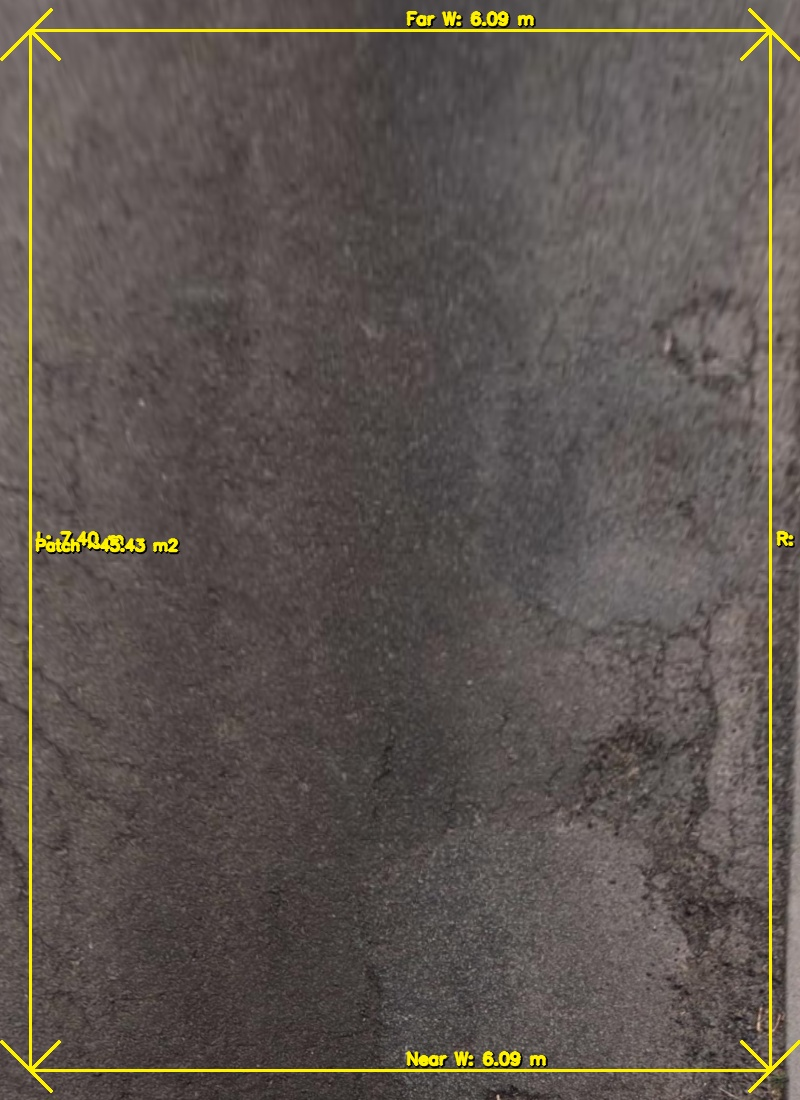
#> input picture Homography/Processed_Images/test1/road_ortho.jpg, 800 x 1100 px, found by its file name
$ python main.py Processed_Images/test1/road_ortho.jpg
#> lines starting #> are read from the running program, lines starting #| are printed output that depends on the picture
import cv2
import numpy as np
from PIL import Image, ExifTags
import argparse
import sys
import os

'''
─── Basic usage (auto-detects VP, outputs road_ortho.jpg + road_debug.jpg) ───
python extract_gpmf.py input.jpg

─── Specify output filenames ─────────────────────────────────────────────────
python extract_gpmf.py input.jpg --output my_ortho.jpg --debug my_debug.jpg

─── Set ortho output resolution (default 800×1100) ──────────────────────────
python extract_gpmf.py input.jpg --out-w 1000 --out-h 1400

─── Set camera height above ground in metres (default 1.2) ──────────────────
python extract_gpmf.py input.jpg --camera-height 1.5

─── Skip lens undistortion (if not a GoPro or already undistorted) ───────────
python extract_gpmf.py input.jpg --no-undistort

─── Save edge detection debug image + print edge pixel count ────────────────
python extract_gpmf.py input.jpg --debug-edges

─── Manually click the vanishing point in an interactive window ──────────────
python extract_gpmf.py input.jpg --manual-vp

─── Directly supply vanishing point coordinates (skip RANSAC entirely) ───────
python extract_gpmf.py input.jpg --vp 640 280

─── Tune the road ROI (fraction from top to ignore, default 0.35) ────────────
python extract_gpmf.py input.jpg --roi-top 0.40

─── Tune trapezoid spread (near = bottom width, far = top width) ─────────────
python extract_gpmf.py input.jpg --near-spread 0.45 --far-spread 0.18

─── Tune edge detection parameters ──────────────────────────────────────────
python extract_gpmf.py input.jpg --gaussian-k 9 --morph-k 5 --canny-lo 30 --canny-hi 90

─── If VP detection is unreliable, you supply it manually from a previous debug ──
python extract_gpmf.py input.jpg --vp 512 310 --no-undistort --out-w 800 --out-h 1100
'''

# ─────────────────────────────────────────────
# CONSTANTS
# ─────────────────────────────────────────────

SENSOR_W = 6.17   # GoPro HERO13 sensor width  (mm)
SENSOR_H = 4.55   # GoPro HERO13 sensor height (mm)

DIST = np.array([-0.3510, 0.1350, 0.0, 0.0, -0.0300], dtype=np.float64)

MAX_PIXELS      = 2_000_000   # auto-downscale threshold
MIN_LEN_FRAC    = 0.07        # Hough min line length as fraction of image width
CAMERA_HEIGHT_M = 1.2         # assumed camera height above ground (metres)

TEST_FOLDER = "Test_Images"

# ─────────────────────────────────────────────
# ANNOTATION CONSTANTS
# ─────────────────────────────────────────────

FONT      = cv2.FONT_HERSHEY_SIMPLEX
LABEL_CLR = (0, 242, 255)   # yellow-cyan

# ─────────────────────────────────────────────
# EXIF
# ─────────────────────────────────────────────

# [4 lines left out: function _dms_to_decimal, not called in this run]


def extract_exif(path):
    raw = Image.open(path)._getexif() or {}
    exif = {ExifTags.TAGS.get(tag, tag): val for tag, val in raw.items()}
    gps = exif.get("GPSInfo")
    if gps:
        try:
            exif["GPSDecimal"] = {
                "latitude":  _dms_to_decimal(gps[2], gps[1]),
                "longitude": _dms_to_decimal(gps[4], gps[3]),
            }
        except Exception:
            exif["GPSDecimal"] = None
    return exif


def build_K(exif, img_w, img_h):
    fl = exif.get("FocalLength", 2.71)
    if hasattr(fl, "numerator"):
        fl = fl.numerator / fl.denominator
    W = exif.get("ExifImageWidth",  img_w)
    H = exif.get("ExifImageHeight", img_h)
    fx = fl * (W / SENSOR_W)
    fy = fl * (H / SENSOR_H)
    return np.array([[fx, 0, img_w / 2.0],
                     [0, fy, img_h / 2.0],
                     [0,  0,          1.0]], dtype=np.float64)


# ─────────────────────────────────────────────
# DOWNSCALE
# ─────────────────────────────────────────────

def maybe_downscale(img, K, max_px=MAX_PIXELS):
    h, w = img.shape[:2]
    npx = h * w
    if npx <= max_px:
        return img, K
    scale = np.sqrt(max_px / npx)
    nw, nh = int(w * scale), int(h * scale)
    img_small = cv2.resize(img, (nw, nh), interpolation=cv2.INTER_AREA)
    K_small = K.copy()
    K_small[0] *= scale
    K_small[1] *= scale
    print(f"[Downscale] {w}×{h} → {nw}×{nh}  (scale={scale:.3f})")
    return img_small, K_small


# ─────────────────────────────────────────────
# UNDISTORT
# ─────────────────────────────────────────────

def undistort(img, K):
    h, w = img.shape[:2]
    new_K, roi = cv2.getOptimalNewCameraMatrix(K, DIST, (w, h), 0.0, (w, h))
    out = cv2.undistort(img, K, DIST, None, new_K)
    x, y, rw, rh = roi
    if rw > 0 and rh > 0:
        out = out[y:y + rh, x:x + rw]
        new_K[0, 2] -= x
        new_K[1, 2] -= y
    return out, new_K


# ─────────────────────────────────────────────
# EDGE DETECTION  (dual-channel)
# ─────────────────────────────────────────────

def prepare_edges(img, roi_top_frac=0.35, gaussian_k=7, morph_k=3,
                  canny_lo=40, canny_hi=110, debug_edges=False):
    h, w = img.shape[:2]
    roi_y = int(h * roi_top_frac)
    roi   = img[roi_y:]

    gk = gaussian_k | 1  # ensure odd kernel size

    gray     = cv2.cvtColor(roi, cv2.COLOR_BGR2GRAY)
    sat      = cv2.cvtColor(roi, cv2.COLOR_BGR2HSV)[:, :, 1]

    edges_lum = cv2.Canny(cv2.GaussianBlur(gray, (gk, gk), 0), canny_lo,     canny_hi)
    edges_sat = cv2.Canny(cv2.GaussianBlur(sat,  (gk, gk), 0), canny_lo // 2, canny_hi // 2)

    edges  = cv2.bitwise_or(edges_lum, edges_sat)
    kernel = cv2.getStructuringElement(cv2.MORPH_RECT, (morph_k, morph_k))
    edges  = cv2.morphologyEx(edges, cv2.MORPH_CLOSE, kernel)

    if debug_edges:
        cv2.imwrite("debug_edges.jpg", edges)
        print(f"[Edges]  non-zero pixels: {np.count_nonzero(edges)}")

    return edges, roi_y


# ─────────────────────────────────────────────
# HOUGH LINES
# ─────────────────────────────────────────────

def detect_lines(edges, roi_y, img_shape, angle_lo=30, angle_hi=85):
    h, w = img_shape[:2]
    min_len = max(60, int(w * MIN_LEN_FRAC))
    raw = cv2.HoughLinesP(edges, 1, np.pi / 180, threshold=50,
                          minLineLength=min_len, maxLineGap=80)
    if raw is None:
        return np.empty((0, 4), dtype=int)

    def _filter(lines_raw, a_lo, a_hi):
        out = []
        half_w = w / 2.0
        for x1, y1, x2, y2 in lines_raw.reshape(-1, 4):
            y1g, y2g = y1 + roi_y, y2 + roi_y
            dx, dy   = float(x2 - x1), float(y2g - y1g)
            angle    = 90.0 if abs(dx) < 1e-3 else abs(np.degrees(np.arctan2(abs(dy), abs(dx))))
            if not (a_lo <= angle <= a_hi):
                continue
            if abs(dx) > 1e-3:
                intercept_y = y1g + (dy / dx) * (half_w - x1)
                if not (h * 0.15 <= intercept_y <= h * 0.45):
                    continue
            out.append([x1, y1g, x2, y2g])
        return out

    out = _filter(raw, angle_lo, angle_hi)
    if len(out) < 8:
        print(f"[Lines]  sparse ({len(out)}), retrying with wider angle floor")
        out = _filter(raw, 15, angle_hi)
    return np.array(out, dtype=int) if out else np.empty((0, 4), dtype=int)


# ─────────────────────────────────────────────
# VANISHING POINT
# ─────────────────────────────────────────────

def _line_to_h(x1, y1, x2, y2):
    return np.cross([float(x1), float(y1), 1.0], [float(x2), float(y2), 1.0])


# [5 lines left out: function _intersect, not called in this run]


def ransac_vp(lines, h, w, n_iter=3000, inlier_thresh=15.0, min_inliers=4):
    if len(lines) < 2:
        print("[VP] fallback — insufficient lines")
        return np.array([w / 2.0, h * 0.35]), np.zeros(len(lines), dtype=bool)

    hl      = [_line_to_h(*l) for l in lines]
    lengths = np.array([np.hypot(float(x2 - x1), float(y2 - y1)) for x1, y1, x2, y2 in lines])
    lengths /= lengths.max()
    sides   = np.array([(lines[k][0] + lines[k][2]) / 2.0 >= w / 2.0
                        for k in range(len(lines))], dtype=int)  # 0=left, 1=right

    best, best_n, best_inliers = None, 0.0, []
    half_w = w / 2.0

    for _ in range(n_iter):
        i, j = np.random.choice(len(hl), 2, replace=False)
        vp = _intersect(hl[i], hl[j])
        if vp is None or vp[1] > h * 0.50 or abs(vp[0] - half_w) > half_w * 2:
            continue

        inlier_idx = []
        for k, l in enumerate(hl):
            if abs(l[0]*vp[0] + l[1]*vp[1] + l[2]) / (np.hypot(l[0], l[1]) + 1e-9) >= inlier_thresh:
                continue
            x1, y1, x2, y2 = lines[k]
            mx, my   = (x1 + x2) / 2.0, (y1 + y2) / 2.0
            tx, ty   = vp[0] - mx, vp[1] - my
            dx, dy   = float(x2 - x1), float(y2 - y1)
            cos_a    = abs(tx*dx + ty*dy) / ((np.hypot(tx, ty) + 1e-9) * (np.hypot(dx, dy) + 1e-9))
            if cos_a < 0.7:
                continue
            inlier_idx.append(k)

        if len(inlier_idx) < min_inliers:
            continue
        inlier_sides = sides[inlier_idx]
        if not (np.any(inlier_sides == 0) and np.any(inlier_sides == 1)):
            continue

        weighted_n = sum(lengths[k] for k in inlier_idx)
        weighted_n *= 1.0 + max(0.0, (h * 0.50 - vp[1]) / (h * 0.50)) * 0.3
        if weighted_n > best_n:
            best_n, best, best_inliers = weighted_n, vp.copy(), inlier_idx

    if best is None:
        print("[VP] fallback — no bilateral VP found")
        return np.array([w / 2.0, h * 0.35]), np.zeros(len(lines), dtype=bool)

    mask = np.zeros(len(lines), dtype=bool)
    mask[best_inliers] = True
    print(f"[VP] ({best[0]:.0f}, {best[1]:.0f})  inliers {mask.sum()}/{len(lines)} ({100*mask.mean():.0f}%)")
    return best, mask


# [24 lines left out: function pick_vp_manually, not called in this run]


# ─────────────────────────────────────────────
# ROAD TRAPEZOID  (symmetric left/right)
# ─────────────────────────────────────────────

def road_trapezoid(vp, h, w, near_spread=0.38, far_spread=0.16):
    """
    Projects a real-world rectangle onto the image plane via the VP.
    Near corners are placed at the bottom of the image; far corners are
    found by casting rays from the VP through the near corners up to far_y.
    The homography will unwarp this back into a rectangle.
    Order: TL, TR, BR, BL  (far-left, far-right, near-right, near-left)
    """
    vx, vy  = float(vp[0]), float(vp[1])
    near_y  = h * 0.92
    far_y   = max(h * 0.45, vy + h * 0.05)
    cx      = w / 2.0
    near_hw = w * near_spread

    near_l = np.array([cx - near_hw, near_y])
    near_r = np.array([cx + near_hw, near_y])

    def _ray_at_y(corner, target_y):
        t = (target_y - vy) / (corner[1] - vy + 1e-9)
        return np.array([vx + t * (corner[0] - vx), target_y])

    far_l = _ray_at_y(near_l, far_y)
    far_r = _ray_at_y(near_r, far_y)

    print(
        f"[Trap]  VP=({vx:.0f},{vy:.0f})\n"
        f"        near y={near_y:.0f}  [{near_l[0]:.0f} – {near_r[0]:.0f}]\n"
        f"        far  y={far_y:.0f}   [{far_l[0]:.0f} – {far_r[0]:.0f}]"
    )
    return np.array([far_l, far_r, near_r, near_l], dtype=np.float32)


# ─────────────────────────────────────────────
# WARP
# ─────────────────────────────────────────────

def warp_road(img, src, out_w=800, out_h=1100):
    dst = np.array([[0, 0], [out_w, 0], [out_w, out_h], [0, out_h]], dtype=np.float32)
    H   = cv2.getPerspectiveTransform(src, dst)
    return cv2.warpPerspective(img, H, (out_w, out_h)), H


# ─────────────────────────────────────────────
# METRIC PROJECTION
# ─────────────────────────────────────────────

def pixels_to_meters(K, vp, camera_height, pixel_points):
    """
    Project 2-D image pixel coordinates onto the flat ground plane using
    a pinhole model tilted toward the vanishing point.
    Returns Nx2 array of (X, Y) metric coordinates.
    """
    fx, fy = K[0, 0], K[1, 1]
    cx, cy = K[0, 2], K[1, 2]
    theta  = np.arctan2(vp[1] - cy, fy)

    pts    = np.asarray(pixel_points, dtype=np.float64)
    denom  = (pts[:, 1] - cy) * np.cos(theta) + fy * np.sin(theta)
    valid  = np.abs(denom) > 1e-5
    Y      = np.where(valid, (camera_height * fy) / denom, 0.0)
    X      = np.where(valid, (pts[:, 0] - cx) * Y / fx,   0.0)
    return np.stack([X, Y], axis=1)


# ─────────────────────────────────────────────
# ANNOTATION HELPERS
# ─────────────────────────────────────────────

def put_label(img, text, pos, scale=0.55, color=LABEL_CLR, thickness=2):
    """Draw text with a dark drop-shadow for readability."""
    x, y = int(pos[0]), int(pos[1])
    cv2.putText(img, text, (x + 1, y + 1), FONT, scale, (0, 0, 0), thickness + 1, cv2.LINE_AA)
    cv2.putText(img, text, (x,     y),     FONT, scale, color,      thickness,     cv2.LINE_AA)


def draw_dimension_line(img, p1, p2, text, color=LABEL_CLR, thickness=2):
    """Bi-directional arrow between two points with a centred label."""
    cv2.arrowedLine(img, tuple(p1), tuple(p2), color, thickness, tipLength=0.04)
    cv2.arrowedLine(img, tuple(p2), tuple(p1), color, thickness, tipLength=0.04)
    mid = ((p1[0] + p2[0]) // 2, (p1[1] + p2[1]) // 2)
    put_label(img, text, (mid[0] + 6, mid[1] - 6))


def annotate_ortho(warped, metrics, out_w, out_h):
    """Draw dimension labels on the ortho image."""
    pad = 30

    draw_dimension_line(warped, (pad, out_h - pad), (out_w - pad, out_h - pad),
                        f"Near W: {metrics['near_w']:.2f} m")
    draw_dimension_line(warped, (pad, pad), (out_w - pad, pad),
                        f"Far W: {metrics['far_w']:.2f} m")
    draw_dimension_line(warped, (pad, pad), (pad, out_h - pad),
                        f"L: {metrics['left_h']:.2f} m")
    draw_dimension_line(warped, (out_w - pad, pad), (out_w - pad, out_h - pad),
                        f"R: {metrics['right_h']:.2f} m")

    patch_area = (metrics['near_w'] + metrics['far_w']) / 2 * (metrics['left_h'] + metrics['right_h']) / 2
    put_label(warped, f"Patch ~{patch_area:.2f} m2", (pad + 5, out_h // 2), scale=0.5)

    return warped


def annotate_debug(vis, lines, vp, src, inlier_mask, metrics, camera_height):
    """
    Draw vanishing point, trapezoid, inlier lines, and metric labels
    on the original (undistorted) image.
    """
    h, w = vis.shape[:2]

    for i, (x1, y1, x2, y2) in enumerate(lines):
        colour = (0, 220, 0) if (inlier_mask is not None and inlier_mask[i]) else (0, 60, 0)
        cv2.line(vis, (x1, y1), (x2, y2), colour, 2)

    src_c = np.clip(src.copy(), [0, 0], [w - 1, h - 1])
    cv2.polylines(vis, [src_c.astype(int)], True, (0, 255, 255), 3)

    vpx = int(np.clip(vp[0], 0, w - 1))
    vpy = int(np.clip(vp[1], 0, h - 1))
    for pt in src_c.astype(int):
        cv2.line(vis, (vpx, vpy), tuple(pt), (120, 120, 255), 1)
    cv2.circle(vis, (vpx, vpy), 14, (0, 0, 255), -1)
    cv2.circle(vis, (vpx, vpy), 22, (0, 255, 255), 2)
    put_label(vis, "VP", (vpx + 18, vpy - 6), scale=0.7, color=(0, 80, 255))

    for pt, lbl in zip(src_c.astype(int), ["TL", "TR", "BR", "BL"]):
        put_label(vis, lbl, (pt[0] + 6, pt[1] + 6), scale=0.8, color=(255, 220, 0))

    # Metric dimension labels
    bl, br = src_c[3].astype(int), src_c[2].astype(int)
    tl, tr = src_c[0].astype(int), src_c[1].astype(int)

    put_label(vis, f"Near W: {metrics['near_w']:.2f} m",
              ((bl[0]+br[0])//2, (bl[1]+br[1])//2 + 22), scale=0.6)
    put_label(vis, f"Far W: {metrics['far_w']:.2f} m",
              ((tl[0]+tr[0])//2, (tl[1]+tr[1])//2 - 10), scale=0.6)
    put_label(vis, f"H: {metrics['left_h']:.2f} m",
              ((tl[0]+bl[0])//2 - 120, (tl[1]+bl[1])//2), scale=0.6)
    put_label(vis, f"Camera height: {camera_height:.1f} m (assumed)",
              (10, h - 12), scale=0.5, color=(180, 180, 180))

    return vis


# ─────────────────────────────────────────────
# MAIN
# ─────────────────────────────────────────────

def main():
    ap = argparse.ArgumentParser(description="Road surface orthorectification + metric measurement")
    ap.add_argument("image")
    ap.add_argument("--output",        default="road_ortho.jpg")
    ap.add_argument("--debug",         default="road_debug.jpg")
    ap.add_argument("--out-w",         type=int,   default=800)
    ap.add_argument("--out-h",         type=int,   default=1100)
    ap.add_argument("--roi-top",       type=float, default=0.35)
    ap.add_argument("--gaussian-k",    type=int,   default=7)
    ap.add_argument("--morph-k",       type=int,   default=3)
    ap.add_argument("--canny-lo",      type=int,   default=40)
    ap.add_argument("--canny-hi",      type=int,   default=110)
    ap.add_argument("--near-spread",   type=float, default=0.38)
    ap.add_argument("--far-spread",    type=float, default=0.16)
    ap.add_argument("--camera-height", type=float, default=CAMERA_HEIGHT_M,
                    help="Camera height above ground in metres")
    ap.add_argument("--no-undistort",  action="store_true")
    ap.add_argument("--debug-edges",   action="store_true")
    ap.add_argument("--manual-vp",     action="store_true")
    ap.add_argument("--vp",            type=float, nargs=2, metavar=("X", "Y"))
    args = ap.parse_args()

    # ── Resolve paths
    filename   = os.path.basename(args.image)
    args.image = os.path.join(TEST_FOLDER, filename)
    image_name = os.path.splitext(filename)[0]
    output_dir = os.path.join("Processed_Images", image_name)
    os.makedirs(output_dir, exist_ok=True)
    args.output = os.path.join(output_dir, "road_ortho.jpg")
    args.debug  = os.path.join(output_dir, "road_debug.jpg")

    # ── Load
    img = cv2.imread(args.image)
#> img is the input picture: shape (1100, 800, 3); mean B, G, R 80.1, 85.9, 93.8
    if img is None:
        sys.exit(f"Cannot open: {args.image}")
    h0, w0 = img.shape[:2]
    print(f"\n[Input]  {args.image}  {w0}×{h0}")
#| [Input]  Test_Images/road_ortho.jpg  800×1100

    # ── EXIF + GPS
    exif = extract_exif(args.image)
#> in extract_exif, `raw = Image.open(path)._getexif() or {}`: raw = 0 items
#> exif = 0 items
    gps  = exif.get("GPSDecimal")
    if gps:
        print(f"[GPS]    {gps['latitude']}, {gps['longitude']}")

    # ── Intrinsics
    K = build_K(exif, w0, h0)
#> in build_K, `fl = exif.get("FocalLength", 2.71)`: fl = 2.71
#> in build_K, `W = exif.get("ExifImageWidth",  img_w)`: W = 800
#> in build_K, `H = exif.get("ExifImageHeight", img_h)`: H = 1100
#> in build_K, `fx = fl * (W / SENSOR_W)`: fx = 351.4
#> in build_K, `fy = fl * (H / SENSOR_H)`: fy = 655.2
#> K = [[351.4, 0, 400], [0, 655.2, 550], [0, 0, 1]]
    print(f"[K]      fx={K[0,0]:.1f}  fy={K[1,1]:.1f}  cx={K[0,2]:.1f}  cy={K[1,2]:.1f}")
#| [K]      fx=351.4  fy=655.2  cx=400.0  cy=550.0

    # ── Downscale → undistort → get working dimensions
    img, K = maybe_downscale(img, K)
    if not args.no_undistort:
        img, K = undistort(img, K)
#> in undistort, `new_K, roi = cv2.getOptimalNewCameraMatrix(K, DIST, (w, h), 0.0, (w, h))`: roi = (0, 0, 799, 1099)
#> in undistort, `out = cv2.undistort(img, K, DIST, None, new_K)`:
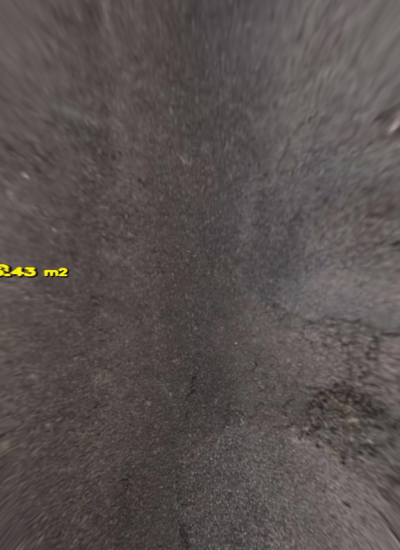
#> out: shape (1100, 800, 3) (shown at 1/2 size); mean B, G, R 79.5, 81.3, 88.8
#> in undistort, `x, y, rw, rh = roi`: x = 0; rw = 799; rh = 1099
        print(f"[Undist] → {img.shape[1]}×{img.shape[0]}")
#| [Undist] → 799×1099
    h, w = img.shape[:2]

    # ── Edges & lines
    edges, roi_y = prepare_edges(img, roi_top_frac=args.roi_top,
                                 gaussian_k=args.gaussian_k, morph_k=args.morph_k,
                                 canny_lo=args.canny_lo, canny_hi=args.canny_hi,
                                 debug_edges=args.debug_edges)
#> in prepare_edges, `roi   = img[roi_y:]`:
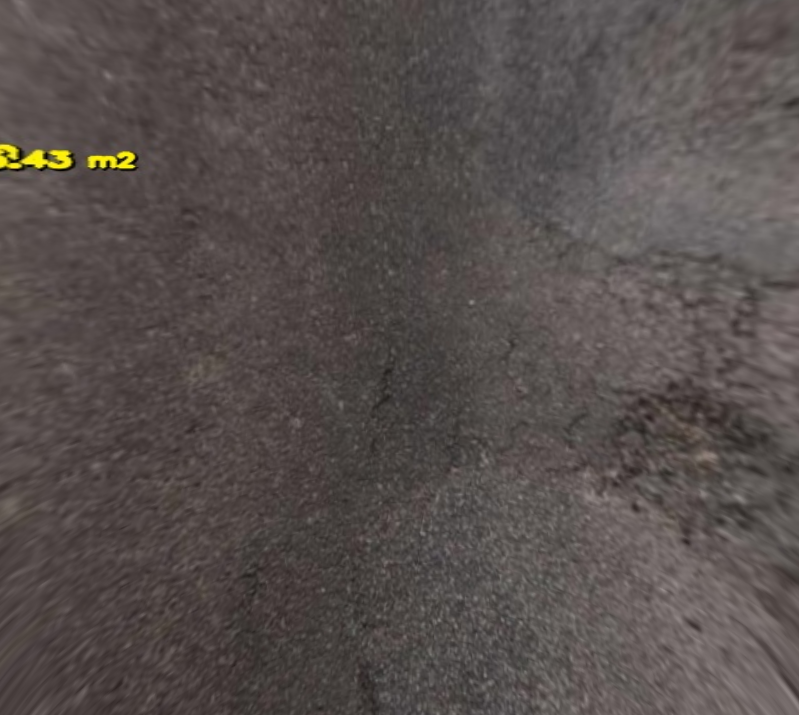
#> roi: shape (715, 799, 3); mean B, G, R 76.9, 79, 86.7
#> (the rest of the program and of its run is left out)
